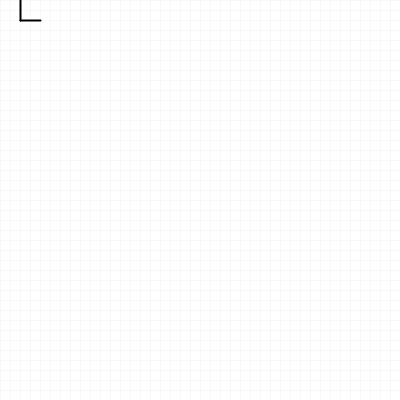
Frame 1 (no input)
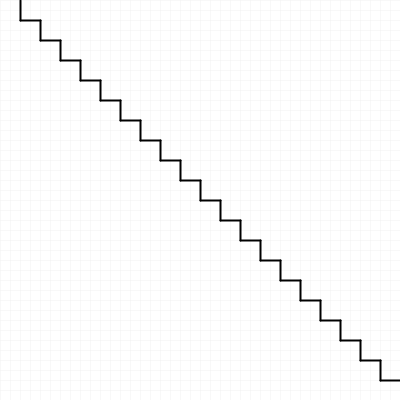
Frame 60 (the mouse pressed at the canvas centre just before this capture)
Frame 120 (the mouse held since frame 60 and released just before this capture): identical to frame 60, image omitted

The Processing sketch that drew these frames (run headless with seeded random() and noise(); from frame 60 on, the mouse is pressed at the canvas centre):

// Processing sketch: sketch_10Print_03
// ── sketch_10Print_03.pde
/*------------------------------------
 10Print
 03 - Seconda alterazione: dalla griglia alla scala
 ------------------------------------*/

int x = 0;
int y = 0;
//float step = random(50); //ancora più random
int step = width/5;

void setup() {
  size(400, 400);
  background(255);


  //griglia di background
  float gridSize = width/40;
  for (int i= 0; i<width; i+=gridSize) { 
    strokeWeight(0.5);
    stroke(240);
    line(0, i, width, i); //linea verticale
    line(i, 0, i, height);//linea orizzontale
  }
}

void draw() {

  if (y <= height-step) { 
    strokeWeight(2);
    stroke(0);
    float randomValue = random(1); 
    //senza il random ottengo una scala
    //if(randomValue<0.9){
    line(x+step, y, x+step, y+step); //linea verticale
    x +=step; //inserendo qui l'incremeto ottengo il disegno della scala
    //}else{
    line(x, y+step, x+step, y+step); //linea orizzontale
    y+=step; //inserendo qui l'incremeto ottengo il disegno della scala
    //}

    //x +=step;
    //y+=step;

    if (x >= width-step) {
      x = 0;
      y += step;
    }
    println("X = "+x+" and Y ="+y);
  }
}
